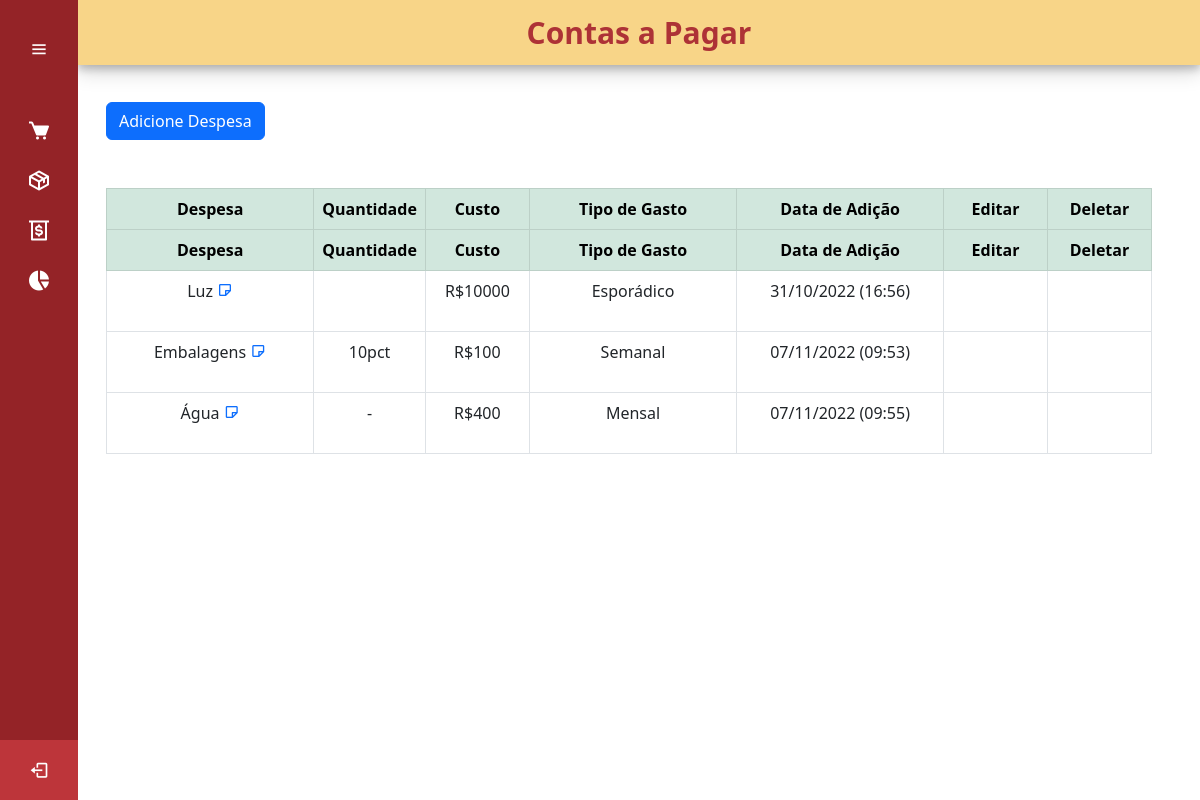
The page /gastos on the database its author committed.
### cadastro/models.py (models this page shows, shortened)
class ListaDespesas(models.Model):
    GASTO = (
        ('Semanal', 'Semanal'),
        ('Mensal', 'Mensal'),
        ('Esporádico', 'Esporádico'),
    )
    nome_despesa = models.CharField(max_length=50, verbose_name='Despesas')
    quantidade_despesa = models.CharField(max_length=50, verbose_name='Qntd.')
    custo = models.IntegerField(verbose_name='Custo')
    tipo_gasto = models.CharField(max_length=50, choices= GASTO, verbose_name='Tipo de Gasto')
    data_adicao_desp = models.DateTimeField(auto_now_add=True)
    nota_despesa = models.TextField()

### cadastro/views.py (the view)
# urls.py: path('gastos', gastos, name='gastos'),
def gastos(request):
    despesa_list = ListaDespesas.objects.all()
    return render (request , 'paginas/gastos.html',{'despesas':despesa_list})

### paginas/templates/paginas/gastos.html (shortened to what this page needs)
{% extends 'paginas/modelo.html' %}
{% load static %}
{% block conteudo %}
<div class="home_content" style="top: 30px">
    <div class="conteudo_pagina">
        <div class="container">
            <br><br><br>
            <button type="button" class="btn btn-primary" data-bs-toggle="modal" data-bs-target="#addModal">
                Adicione Despesa
            </button>
            <br><br><br>
            <table class="table table-bordered" id="example" style="text-align: center ;">
                <thead class="table-success">
                    <tr>
                        <th style="width: 20%;">Despesa</th>
                        <th style="width: 10%;">Quantidade</th>
                        <th style="width: 10%;">Custo</th>
                        <th style="width: 20%;">Tipo de Gasto</th>
                        <th style="width: 20%;">Data de Adição</th>
                        <th style="width: 10%;">Editar</th>
                        <th style="width: 10%;">Deletar</th>
                    </tr>
                </thead>
                {% for despesa in despesas %}
                <tr>
                    <td>{{ despesa.nome_despesa }} <a class="text-center" title="Nota Produto" data-bs-toggle="modal" data-bs-target="#notaModal{{ despesa.id }}"><i class='bx bx-note'></i></a></td>
                    <td>{{ despesa.quantidade_despesa }}</td>
                    <td>R${{ despesa.custo }}</td>
                    <td>{{ despesa.tipo_gasto}}</td>
                    <td>{{ despesa.data_adicao_desp | date:'d/m/Y (H:i)' }}</td>
                    <td>
                        <a class="btn btn-sucess text-center" title="Editar Despesa" data-bs-toggle="modal"
                            data-bs-target="#editModal{{ despesa.id }}">
                            <box-icon name='edit'></box-icon>
                        </a>
                    </td>
                    <td>
                        <a class="btn text-center" title="Deletar Despesa" data-bs-toggle="modal"
                            data-bs-target="#deleteModal{{ despesa.id }}">
                            <box-icon name='trash'></box-icon>
                        </a>
                    </td>
                </tr>
                {% endfor %}
            </table>
        </div>
    </div>
</div>
{% endblock %}

### static/css/styles.css (style rules this page uses)
.home_content { height: calc(100% - 60px); width: calc(100% - 98px); position: absolute; top: 78px; left: 78px; transition: all 0.5s ease; padding: 0 16px; }

### rows shown on the page
ListaDespesas: nome_despesa "Luz", custo "10000", tipo_gasto "Esporádico", data_adicao_desp "31/10/2022 (16:56)"
ListaDespesas: nome_despesa "Embalagens", quantidade_despesa "10pct", custo "100", tipo_gasto "Semanal", data_adicao_desp "07/11/2022 (09:53)"
ListaDespesas: nome_despesa "Água", quantidade_despesa "-", custo "400", tipo_gasto "Mensal", data_adicao_desp "07/11/2022 (09:55)"
